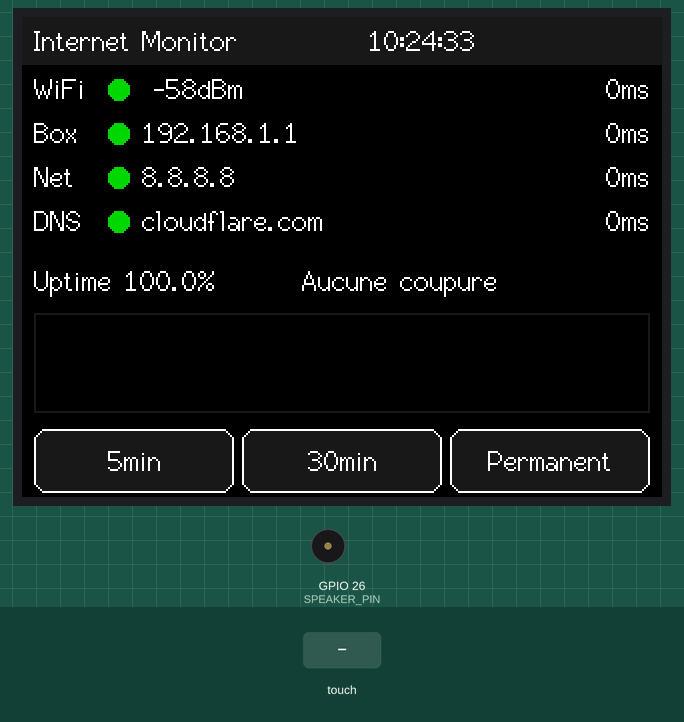
Bench run of a sketch on a simulated ESP32. Shown: 320×240 colour display, buzzer (waves = sounding, pin HIGH). Inputs (shaded band) come from the test bench. WiFi joins after 1.5 s; servers stay silent unless stated; the local clock reads 2024-03-15 10:24:30 at power-on unless the sketch sets it; not simulated (calls return 0 or success): credentials.h; pins used as bus, display or sensor lines are not drawn; what the sketch prints to the serial monitor is not drawn.

Above: at 3.5 s.
3.6 s: touch panel pressed at 13 % / 90 % of its raw x / y range
At 5.3 s:
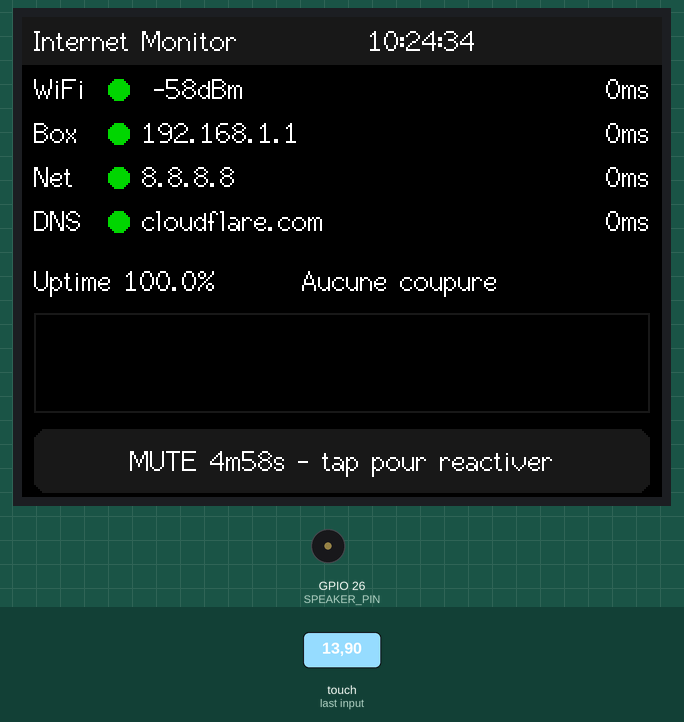
6.2 s: touch panel pressed at 38 % / 90 % of its raw x / y range
At 8.8 s:
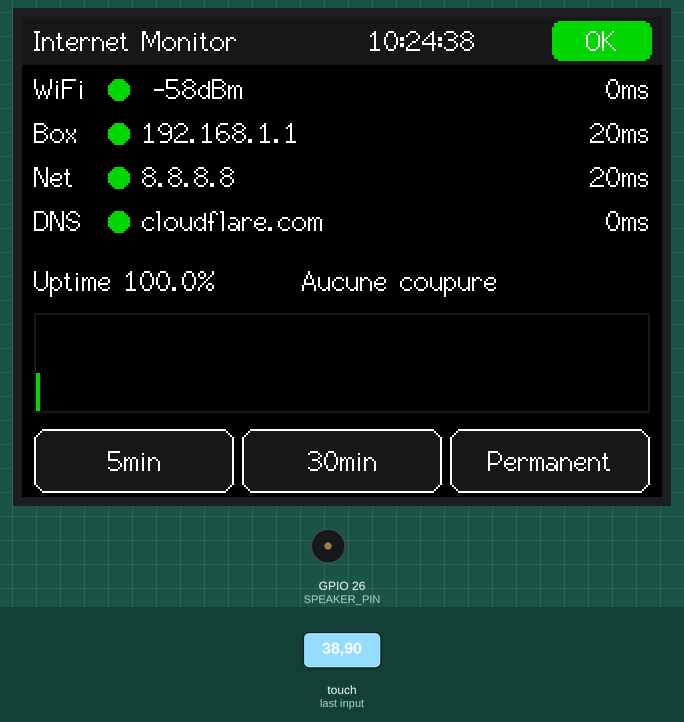
9.2 s: touch panel pressed at 87 % / 90 % of its raw x / y range
At 15.0 s:
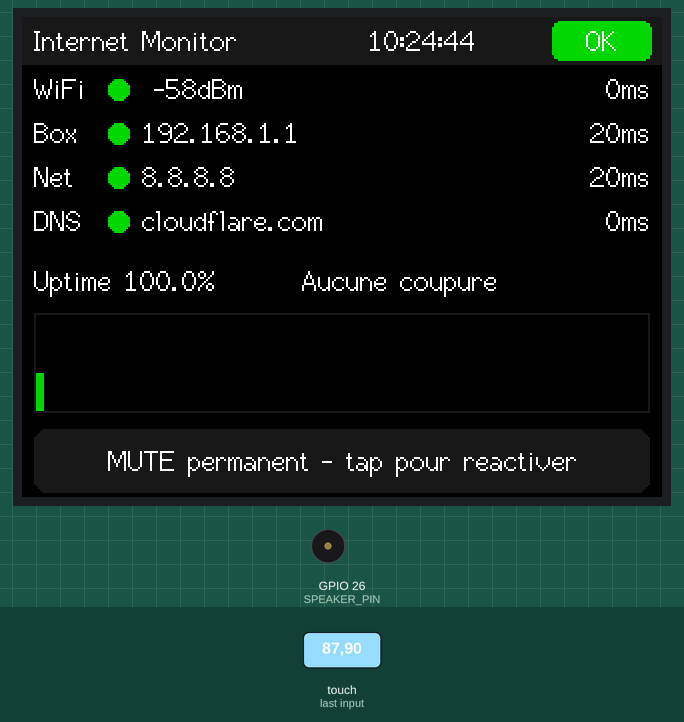
Timing chart, 0 to 16.5 s (numbered marks = the images above; inputs shaded):
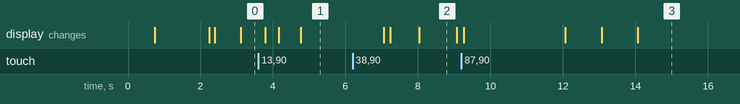

Measured:
- after the input at 3.6 s, the display: first changes after 0.18 s (image 1 shows a later state)
- after the input at 9.2 s, the display: first changes after 0.07 s (image 3 shows a later state)

The sketch:

Internet_Monitor.ino
```cpp
/*
 * Internet_Monitor - ESP32-2432S028 (Cheap Yellow Display)
 *
 * Moniteur de connexion Internet avec diagnostic en cascade
 * (WiFi / Box / Internet / DNS), affichage TFT permanent et
 * alerte sonore avec boutons silence tactiles.
 *
 * Board: ESP32 Dev Module (CYD)
 * FQBN: esp32:esp32:esp32
 *
 * @dependencies TFT_eSPI, XPT2046_Touchscreen, ESP32Ping
 */

#include <WiFi.h>
#include <ESP32Ping.h>
#include <time.h>
#include <SPI.h>
#include <TFT_eSPI.h>
#include <XPT2046_Touchscreen.h>
#include <esp_task_wdt.h>
#include "credentials.h"

#define WDT_TIMEOUT_S 30
#define QUIET_START_MIN (21 * 60)        // 21h00
#define QUIET_END_MIN   (6 * 60 + 30)    // 06h30

TFT_eSPI tft = TFT_eSPI();

#define TOUCH_CS  33
#define TOUCH_IRQ 36
SPIClass touchSPI = SPIClass(VSPI);
XPT2046_Touchscreen ts(TOUCH_CS, TOUCH_IRQ);

// Calibration approx pour CYD en rotation 1 (landscape)
#define TOUCH_X_MIN 200
#define TOUCH_X_MAX 3700
#define TOUCH_Y_MIN 240
#define TOUCH_Y_MAX 3800

struct Rect { int x, y, w, h; };

#define COLOR_BG       0x0000   // noir
#define COLOR_HEADER   0x18C3   // gris foncé
#define COLOR_TEXT     0xFFFF   // blanc
#define COLOR_OK       0x06A0   // vert
#define COLOR_KO       0xE186   // rouge
#define COLOR_UNKNOWN  0x6B4D   // gris

#define CHECK_INTERVAL_MS 5000
#define SPEAKER_PIN 26
#define DNS_TARGET "cloudflare.com"
#define NTP_SERVER "pool.ntp.org"
#define TZ_PARIS "CET-1CEST,M3.5.0,M10.5.0/3"
const IPAddress INTERNET_TARGET(8, 8, 8, 8);

unsigned long alarmNextStepMs = 0;
int alarmFreqIdx = 0;
bool alarmIsOn = false;
unsigned long silenceUntilMs = 0;
bool silencePermanent = false;
unsigned long lastTapMs = 0;

bool isSilenced() {
  if (silencePermanent) return true;
  if (silenceUntilMs > 0 && millis() < silenceUntilMs) return true;
  return false;
}

bool isQuietHours() {
  struct tm tm;
  if (!getLocalTime(&tm, 5)) return false;
  int minutes = tm.tm_hour * 60 + tm.tm_min;
  // Plage qui traverse minuit
  return (minutes >= QUIET_START_MIN) || (minutes < QUIET_END_MIN);
}

bool audioMuted() {
  return isSilenced() || isQuietHours();
}

void setSilence5min()      { silenceUntilMs = millis() + 5UL * 60UL * 1000UL; silencePermanent = false; }
void setSilence30min()     { silenceUntilMs = millis() + 30UL * 60UL * 1000UL; silencePermanent = false; }
void setSilencePermanent() { silenceUntilMs = 0; silencePermanent = true; }
void clearSilence()        { silenceUntilMs = 0; silencePermanent = false; }

const Rect btn5min   = {6,   206, 100, 32};
const Rect btn30min  = {110, 206, 100, 32};
const Rect btnPerm   = {214, 206, 100, 32};
const Rect bandeau   = {6,   206, 308, 32};

bool inRect(int x, int y, Rect r) {
  return x >= r.x && x < r.x + r.w && y >= r.y && y < r.y + r.h;
}

enum State { ST_CHECKING, ST_OK, ST_WIFI_DOWN, ST_LAN_DOWN, ST_INTERNET_DOWN, ST_DNS_DOWN };
const char* stateNames[] = {"CHECKING", "OK", "WIFI_DOWN", "LAN_DOWN", "INTERNET_DOWN", "DNS_DOWN"};

State currentState = ST_CHECKING;
State previousState = ST_CHECKING;
int wifiFail = 0, lanFail = 0, inetFail = 0, dnsFail = 0;
bool wifiDown = false, lanDown = false, inetDown = false, dnsDown = false;
int gwLatency = 0, inetLatency = 0, dnsLatency = 0;

unsigned long bootMs = 0;
unsigned long totalDowntimeMs = 0;
time_t outageStartEpoch = 0;
unsigned long outageStartMs = 0;
time_t lastOutageStartEpoch = 0;
unsigned long lastOutageDurationS = 0;

#define LATENCY_HISTORY_SIZE 120
int16_t latencyHistory[LATENCY_HISTORY_SIZE];
int latencyHead = 0;
bool latencyFull = false;

void pushLatency(int16_t v) {
  latencyHistory[latencyHead] = v;
  latencyHead = (latencyHead + 1) % LATENCY_HISTORY_SIZE;
  if (latencyHead == 0) latencyFull = true;
}

void playTone(int freq, int durationMs) {
  ledcWriteTone(SPEAKER_PIN, freq);
  delay(durationMs);
  ledcWriteTone(SPEAKER_PIN, 0);
}

// Alarme klaxon descendante non-bloquante : glissando 1500->500 Hz
// puis 150ms de silence, en continu tant que active.
void tickAlarm(bool active) {
  if (!active) {
    if (alarmIsOn) {
      ledcWriteTone(SPEAKER_PIN, 0);
      alarmIsOn = false;
      alarmFreqIdx = 0;
      alarmNextStepMs = 0;
    }
    return;
  }
  unsigned long now = millis();
  if (now < alarmNextStepMs) return;

  if (alarmFreqIdx <= 20) {
    int freq = 1500 - alarmFreqIdx * 50;
    ledcWriteTone(SPEAKER_PIN, freq);
    alarmIsOn = true;
    alarmNextStepMs = now + 15;
    alarmFreqIdx++;
  } else {
    // gap 150ms entre deux glissandos
    ledcWriteTone(SPEAKER_PIN, 0);
    alarmNextStepMs = now + 150;
    alarmFreqIdx = 0;
  }
}

void playUpPattern() {
  playTone(600, 100);
  playTone(800, 100);
  playTone(1000, 100);
}

void drawCascadeRow(int y, const char* label, bool ok, bool checked,
                    const char* detail, int latency) {
  uint16_t dotColor = checked ? (ok ? COLOR_OK : COLOR_KO) : COLOR_UNKNOWN;

  tft.setTextColor(COLOR_TEXT, COLOR_BG);
  tft.setTextDatum(TL_DATUM);
  tft.setTextPadding(0);
  tft.drawString(label, 6, y, 2);

  tft.fillCircle(48, y + 8, 5, dotColor);

  tft.setTextColor(COLOR_TEXT, COLOR_BG);
  tft.setTextPadding(190);  // detail field reserved width (60..250)
  tft.drawString(detail, 60, y, 2);

  char buf[16];
  if (checked && ok) {
    if (latency > 999) snprintf(buf, sizeof(buf), ">999ms");
    else snprintf(buf, sizeof(buf), "%dms", latency);
  } else snprintf(buf, sizeof(buf), "-");
  tft.setTextDatum(TR_DATUM);
  tft.setTextPadding(64);   // latency field reserved width
  tft.drawString(buf, 314, y, 2);
  tft.setTextPadding(0);
}

void drawCascade() {
  bool wifi_ok = (WiFi.status() == WL_CONNECTED);
  char wifiDet[40];
  if (wifi_ok) snprintf(wifiDet, sizeof(wifiDet), "%s %ddBm",
                        WiFi.SSID().c_str(), WiFi.RSSI());
  else snprintf(wifiDet, sizeof(wifiDet), "disconnected");
  drawCascadeRow(28, "WiFi", wifi_ok && !wifiDown, true, wifiDet, 0);

  String gw = WiFi.gatewayIP().toString();
  drawCascadeRow(50, "Box ", !lanDown, wifi_ok, gw.c_str(), gwLatency);

  drawCascadeRow(72, "Net ", !inetDown, !lanDown && wifi_ok,
                 "8.8.8.8", inetLatency);

  drawCascadeRow(94, "DNS ", !dnsDown, !inetDown && !lanDown && wifi_ok,
                 DNS_TARGET, dnsLatency);
}

void drawButton(Rect r, const char* label, uint16_t color) {
  tft.fillRoundRect(r.x, r.y, r.w, r.h, 6, color);
  tft.drawRoundRect(r.x, r.y, r.w, r.h, 6, COLOR_TEXT);
  tft.setTextColor(COLOR_TEXT, color);
  tft.setTextDatum(MC_DATUM);
  tft.drawString(label, r.x + r.w / 2, r.y + r.h / 2, 2);
}

int footerLastMode = -1;  // -1=non draw, 0=boutons, 1=bandeau

void drawFooter() {
  bool silenced = isSilenced();
  int mode = silenced ? 1 : 0;

  // Si transition, repeindre la zone et redessiner les elements stables
  if (mode != footerLastMode) {
    tft.fillRect(0, 200, 320, 40, COLOR_BG);
    if (silenced) {
      tft.fillRoundRect(bandeau.x, bandeau.y, bandeau.w, bandeau.h, 6, COLOR_HEADER);
    } else {
      drawButton(btn5min,  "5min",      COLOR_HEADER);
      drawButton(btn30min, "30min",     COLOR_HEADER);
      drawButton(btnPerm,  "Permanent", COLOR_HEADER);
    }
    footerLastMode = mode;
  }

  // En mode bandeau, raffraichir le countdown sans repeindre
  if (silenced) {
    char buf[64];
    if (silencePermanent) {
      snprintf(buf, sizeof(buf), "MUTE permanent - tap pour reactiver");
    } else {
      unsigned long left = (silenceUntilMs - millis()) / 1000;
      snprintf(buf, sizeof(buf), "MUTE %lum%02lus - tap pour reactiver",
               left / 60, left % 60);
    }
    tft.setTextColor(COLOR_TEXT, COLOR_HEADER);
    tft.setTextDatum(MC_DATUM);
    tft.setTextPadding(300);
    tft.drawString(buf, bandeau.x + bandeau.w / 2, bandeau.y + bandeau.h / 2, 2);
    tft.setTextPadding(0);
  }
}

void mapTouch(int rawX, int rawY, int& sx, int& sy) {
  sx = map(rawX, TOUCH_X_MIN, TOUCH_X_MAX, 0, 320);
  sy = map(rawY, TOUCH_Y_MIN, TOUCH_Y_MAX, 0, 240);
}

void handleTouch() {
  if (!ts.tirqTouched() || !ts.touched()) return;
  if (millis() - lastTapMs < 500) return;
  lastTapMs = millis();
  TS_Point p = ts.getPoint();
  int sx, sy;
  mapTouch(p.x, p.y, sx, sy);
  Serial.printf("TAP raw=(%d,%d) screen=(%d,%d)\n", p.x, p.y, sx, sy);

  if (isSilenced()) {
    if (inRect(sx, sy, bandeau)) clearSilence();
  } else {
    if      (inRect(sx, sy, btn5min))  setSilence5min();
    else if (inRect(sx, sy, btn30min)) setSilence30min();
    else if (inRect(sx, sy, btnPerm))  setSilencePermanent();
  }
}

int graphLastDrawnHead = -1;

void drawStats() {
  tft.setTextColor(COLOR_TEXT, COLOR_BG);
  tft.setTextDatum(TL_DATUM);

  char buf[64];
  snprintf(buf, sizeof(buf), "Uptime %.1f%%", uptimePct());
  tft.setTextPadding(120);
  tft.drawString(buf, 6, 124, 2);

  if (lastOutageDurationS > 0) {
    struct tm tm;
    localtime_r(&lastOutageStartEpoch, &tm);
    snprintf(buf, sizeof(buf), "Dern: %02d:%02d (%lum%02lus)",
             tm.tm_hour, tm.tm_min,
             lastOutageDurationS / 60, lastOutageDurationS % 60);
  } else {
    snprintf(buf, sizeof(buf), "Aucune coupure");
  }
  tft.setTextPadding(180);
  tft.drawString(buf, 140, 124, 2);
  tft.setTextPadding(0);

  // Cadre graphe (zone 6..314 x 148..198) - dessine une fois
  static bool graphFrameDrawn = false;
  if (!graphFrameDrawn) {
    tft.drawRect(6, 148, 308, 50, COLOR_HEADER);
    graphFrameDrawn = true;
  }

  // Redraw du graphe seulement si une nouvelle valeur a ete poussee
  if (graphLastDrawnHead == latencyHead) return;
  graphLastDrawnHead = latencyHead;

  // Effacement et redessin complet (1x toutes les 5s a chaque check)
  tft.fillRect(7, 149, 306, 48, COLOR_BG);
  int barWidth = 308 / LATENCY_HISTORY_SIZE;
  int graphH = 48;

  int maxLat = 50;
  for (int i = 0; i < LATENCY_HISTORY_SIZE; i++) {
    if (latencyHistory[i] > maxLat) maxLat = latencyHistory[i];
  }

  int startIdx = latencyFull ? latencyHead : 0;
  int count = latencyFull ? LATENCY_HISTORY_SIZE : latencyHead;
  for (int i = 0; i < count; i++) {
    int idx = (startIdx + i) % LATENCY_HISTORY_SIZE;
    int16_t v = latencyHistory[idx];
    int x = 7 + i * barWidth;
    if (v < 0) {
      tft.fillRect(x, 149, barWidth, graphH, COLOR_KO);
    } else if (v > 0) {
      int h = (v * graphH) / maxLat;
      if (h < 1) h = 1;
      tft.fillRect(x, 149 + (graphH - h), barWidth, h, COLOR_OK);
    }
  }
}

State headerLastState = ST_CHECKING;
int headerLastQuiet = -1;

void drawHeader() {
  static bool headerStaticDrawn = false;
  if (!headerStaticDrawn) {
    tft.fillRect(0, 0, 320, 24, COLOR_HEADER);
    tft.setTextColor(COLOR_TEXT, COLOR_HEADER);
    tft.setTextDatum(TL_DATUM);
    tft.drawString("Internet Monitor", 6, 4, 2);
    headerStaticDrawn = true;
    headerLastState = ST_CHECKING;
    headerLastQuiet = -1;
  }

  // Lune (heures silencieuses) - redraw seulement sur changement
  int quiet = isQuietHours() ? 1 : 0;
  if (quiet != headerLastQuiet) {
    if (quiet) {
      // Croissant lune jaune sur fond gris header
      tft.fillCircle(140, 12, 7, TFT_YELLOW);
      tft.fillCircle(143, 11, 7, COLOR_HEADER);
    } else {
      // Effacer la zone lune
      tft.fillRect(132, 4, 18, 18, COLOR_HEADER);
    }
    headerLastQuiet = quiet;
  }

  // Horloge (changement chaque seconde)
  struct tm tm;
  char clock[16] = "--:--:--";
  if (getLocalTime(&tm, 5)) {
    snprintf(clock, sizeof(clock), "%02d:%02d:%02d",
             tm.tm_hour, tm.tm_min, tm.tm_sec);
  }
  tft.setTextColor(COLOR_TEXT, COLOR_HEADER);
  tft.setTextDatum(TC_DATUM);
  tft.setTextPadding(80);
  tft.drawString(clock, 200, 4, 2);
  tft.setTextPadding(0);

  // Badge etat - redraw seulement sur changement
  if (currentState != headerLastState) {
    uint16_t color = (currentState == ST_OK) ? COLOR_OK :
                     (currentState == ST_CHECKING) ? COLOR_UNKNOWN : COLOR_KO;
    const char* label =
      (currentState == ST_OK)            ? "OK"   :
      (currentState == ST_CHECKING)      ? "..."  :
      (currentState == ST_WIFI_DOWN)     ? "WIFI" :
      (currentState == ST_LAN_DOWN)      ? "BOX"  :
      (currentState == ST_INTERNET_DOWN) ? "NET"  : "DNS";
    tft.fillRoundRect(265, 2, 50, 20, 4, color);
    tft.setTextColor(COLOR_TEXT, color);
    tft.setTextDatum(MC_DATUM);
    tft.drawString(label, 290, 12, 2);
    headerLastState = currentState;
  }
}

float uptimePct() {
  unsigned long now = millis();
  unsigned long total = now - bootMs;
  if (total == 0) return 100.0f;
  unsigned long down = totalDowntimeMs;
  if (currentState != ST_OK && currentState != ST_CHECKING) {
    down += now - outageStartMs;
  }
  if (down > total) down = total;
  return 100.0f * (total - down) / total;
}

void checkCascade() {
  // Layer 1 : WiFi
  bool wifi_ok = (WiFi.status() == WL_CONNECTED);
  if (wifi_ok) { wifiFail = 0; wifiDown = false; }
  else {
    wifiFail++;
    if (wifiFail >= 2) wifiDown = true;
    WiFi.reconnect();
  }

  // Layer 2 : Gateway
  bool lan_ok = false;
  if (wifi_ok) {
    lan_ok = Ping.ping(WiFi.gatewayIP(), 1);
    if (lan_ok) {
      lanFail = 0; lanDown = false;
      gwLatency = (int)Ping.averageTime();
    } else {
      lanFail++;
      if (lanFail >= 2) lanDown = true;
    }
  }

  // Layer 3 : Internet
  bool inet_ok = false;
  if (lan_ok) {
    inet_ok = Ping.ping(INTERNET_TARGET, 1);
    if (inet_ok) {
      inetFail = 0; inetDown = false;
      inetLatency = (int)Ping.averageTime();
    } else {
      inetFail++;
      if (inetFail >= 2) inetDown = true;
    }
  }

  // Layer 4 : DNS
  bool dns_ok = false;
  if (inet_ok) {
    IPAddress resolved;
    unsigned long t0 = millis();
    dns_ok = WiFi.hostByName(DNS_TARGET, resolved);
    if (dns_ok) {
      dnsFail = 0; dnsDown = false;
      dnsLatency = (int)(millis() - t0);
    } else {
      dnsFail++;
      if (dnsFail >= 2) dnsDown = true;
    }
  }

  // Détermination de l'état (couche la plus haute en panne)
  if (wifiDown) currentState = ST_WIFI_DOWN;
  else if (lanDown) currentState = ST_LAN_DOWN;
  else if (inetDown) currentState = ST_INTERNET_DOWN;
  else if (dnsDown) currentState = ST_DNS_DOWN;
  else currentState = ST_OK;

  if (currentState == ST_OK) pushLatency(inetLatency);
  else pushLatency(-1);
}

void setup() {
  Serial.begin(115200);
  delay(500);
  Serial.println("\n=== Internet Monitor ===");

  bootMs = millis();

  // Watchdog : reboot auto si la loop fige > 30s
  esp_task_wdt_config_t wdt_config = {
    .timeout_ms = WDT_TIMEOUT_S * 1000,
    .idle_core_mask = 0,
    .trigger_panic = true
  };
  esp_task_wdt_deinit();
  esp_task_wdt_init(&wdt_config);
  esp_task_wdt_add(NULL);

  ledcAttach(SPEAKER_PIN, 1000, 8);

  pinMode(TFT_BL, OUTPUT);
  digitalWrite(TFT_BL, HIGH);
  tft.init();
  tft.setRotation(1);
  tft.fillScreen(COLOR_BG);

  touchSPI.begin(25, 39, 32, TOUCH_CS);
  ts.begin(touchSPI);
  ts.setRotation(1);
  tft.setTextColor(COLOR_TEXT, COLOR_BG);
  tft.setTextDatum(TL_DATUM);
  tft.drawString("Internet Monitor", 6, 4, 2);
  tft.drawString("Connecting WiFi...", 6, 30, 2);

  WiFi.mode(WIFI_STA);
  WiFi.begin(WIFI_SSID, WIFI_PASSWORD);
  Serial.print("Connecting to WiFi");
  unsigned long t0 = millis();
  while (WiFi.status() != WL_CONNECTED && millis() - t0 < 20000) {
    delay(500);
    Serial.print(".");
  }
  if (WiFi.status() == WL_CONNECTED) {
    Serial.printf("\nConnected: IP %s, Gateway %s, RSSI %d dBm\n",
                  WiFi.localIP().toString().c_str(),
                  WiFi.gatewayIP().toString().c_str(),
                  WiFi.RSSI());
    tft.fillScreen(COLOR_BG);

    configTzTime(TZ_PARIS, NTP_SERVER);
    Serial.println("Sync NTP...");
    struct tm tm;
    unsigned long ntpStart = millis();
    while (!getLocalTime(&tm, 200) && millis() - ntpStart < 10000) {
      delay(200);
    }
    if (getLocalTime(&tm)) {
      Serial.printf("Heure : %02d:%02d:%02d\n", tm.tm_hour, tm.tm_min, tm.tm_sec);
    } else {
      Serial.println("NTP timeout");
    }
  } else {
    Serial.println("\nWiFi connection timeout");
  }
}

unsigned long lastCheckMs = 0;
unsigned long lastUiFastMs = 0;
unsigned long lastUiSlowMs = 0;
unsigned long lastNtpSyncMs = 0;

void loop() {
  esp_task_wdt_reset();
  handleTouch();

  if (millis() - lastNtpSyncMs > 3600UL * 1000UL) {
    configTzTime(TZ_PARIS, NTP_SERVER);
    lastNtpSyncMs = millis();
  }

  if (millis() - lastCheckMs >= CHECK_INTERVAL_MS) {
    lastCheckMs = millis();
    checkCascade();

    bool wasOk = (previousState == ST_OK);
    bool isOk = (currentState == ST_OK);

    if (wasOk && !isOk) {
      outageStartEpoch = time(nullptr);
      outageStartMs = millis();
      Serial.printf("⚠ Coupure debut a epoch %ld\n", (long)outageStartEpoch);
    }
    if (!wasOk && isOk && previousState != ST_CHECKING) {
      lastOutageStartEpoch = outageStartEpoch;
      lastOutageDurationS = (millis() - outageStartMs) / 1000;
      totalDowntimeMs += millis() - outageStartMs;
      if (!isQuietHours()) playUpPattern();
      clearSilence();
      Serial.printf("✓ Retour reseau, coupure de %lus\n", lastOutageDurationS);
    }
    previousState = currentState;

    Serial.printf("[%s] RSSI:%d GW:%dms NET:%dms DNS:%dms Uptime:%.2f%% TotalDown:%lus\n",
      stateNames[currentState], WiFi.RSSI(),
      gwLatency, inetLatency, dnsLatency,
      uptimePct(), totalDowntimeMs / 1000);
  }

  bool alarmActive = (currentState != ST_OK && currentState != ST_CHECKING && !audioMuted());
  tickAlarm(alarmActive);

  unsigned long now = millis();
  if (now - lastUiFastMs >= 200) {
    drawHeader();
    drawFooter();
    lastUiFastMs = now;
  }
  if (now - lastUiSlowMs >= 1000) {
    drawCascade();
    drawStats();
    lastUiSlowMs = now;
  }
}
```
